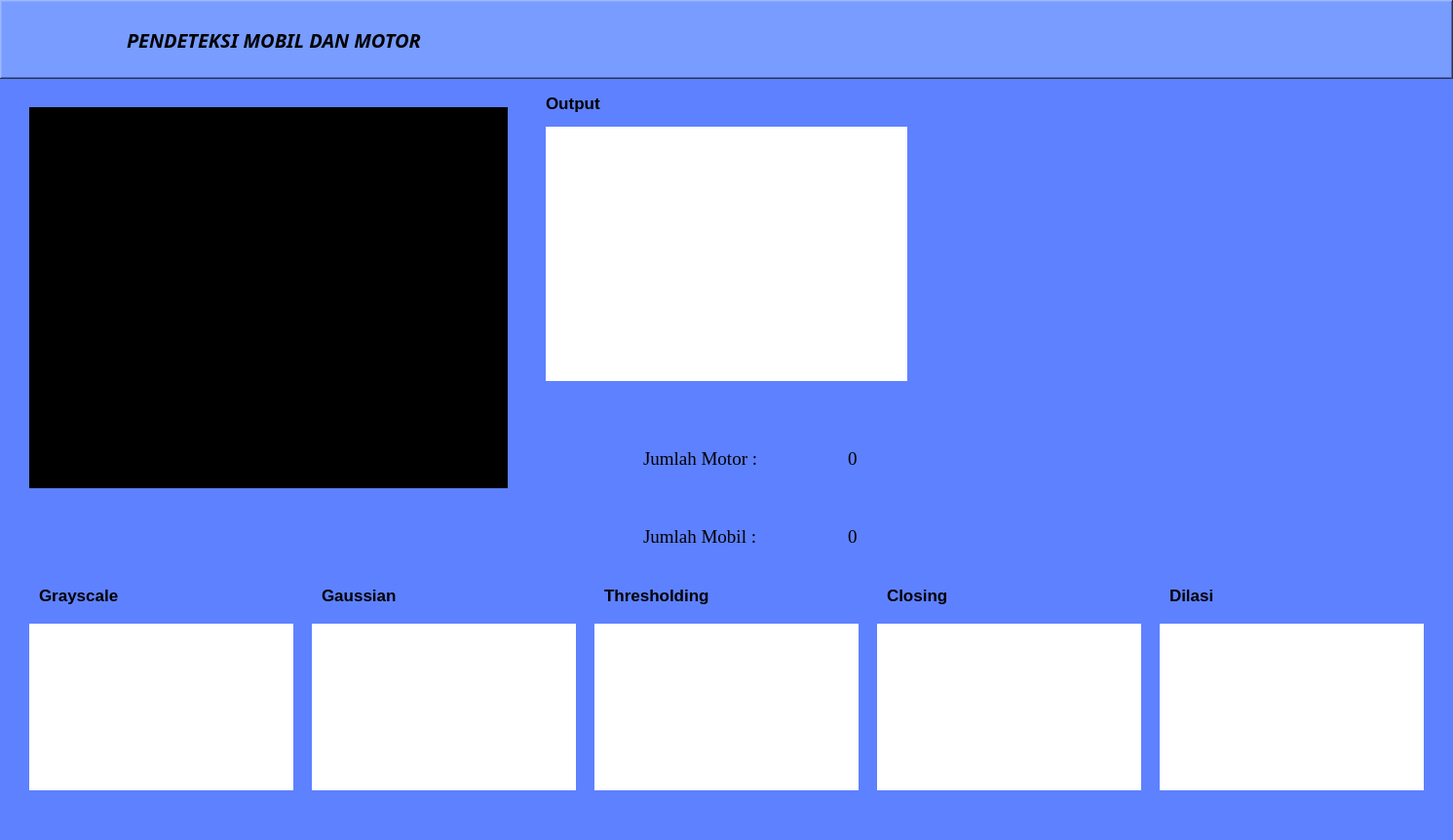
<?xml version="1.0" encoding="UTF-8"?>
<ui version="4.0">
 <class>MainWindow</class>
 <widget class="QMainWindow" name="MainWindow">
  <property name="geometry">
   <rect>
    <x>0</x>
    <y>0</y>
    <width>1491</width>
    <height>862</height>
   </rect>
  </property>
  <property name="windowTitle">
   <string>MainWindow</string>
  </property>
  <property name="styleSheet">
   <string notr="true">background-color: rgb(94, 129, 255);</string>
  </property>
  <widget class="QWidget" name="centralwidget">
   <widget class="QLabel" name="label">
    <property name="geometry">
     <rect>
      <x>30</x>
      <y>110</y>
      <width>491</width>
      <height>391</height>
     </rect>
    </property>
    <property name="styleSheet">
     <string notr="true">background:rgb(0, 0, 0)</string>
    </property>
    <property name="frameShape">
     <enum>QFrame::NoFrame</enum>
    </property>
    <property name="text">
     <string/>
    </property>
    <property name="pixmap">
     <pixmap>icon/video_100px.png</pixmap>
    </property>
    <property name="alignment">
     <set>Qt::AlignCenter</set>
    </property>
   </widget>
   <widget class="QLabel" name="label_3">
    <property name="geometry">
     <rect>
      <x>560</x>
      <y>85</y>
      <width>211</width>
      <height>41</height>
     </rect>
    </property>
    <property name="font">
     <font>
      <pointsize>13</pointsize>
      <weight>75</weight>
      <italic>false</italic>
      <bold>true</bold>
     </font>
    </property>
    <property name="styleSheet">
     <string notr="true">color:rgb(0, 255-255, 0)</string>
    </property>
    <property name="text">
     <string>Output</string>
    </property>
   </widget>
   <widget class="QLabel" name="label_2">
    <property name="geometry">
     <rect>
      <x>560</x>
      <y>130</y>
      <width>371</width>
      <height>261</height>
     </rect>
    </property>
    <property name="styleSheet">
     <string notr="true">background:rgb(255, 255, 255)</string>
    </property>
    <property name="frameShape">
     <enum>QFrame::NoFrame</enum>
    </property>
    <property name="text">
     <string/>
    </property>
    <property name="pixmap">
     <pixmap>icon/picture_filled_100px.png</pixmap>
    </property>
    <property name="alignment">
     <set>Qt::AlignCenter</set>
    </property>
   </widget>
   <widget class="QLabel" name="label_7">
    <property name="geometry">
     <rect>
      <x>660</x>
      <y>520</y>
      <width>171</width>
      <height>61</height>
     </rect>
    </property>
    <property name="font">
     <font>
      <family>Times New Roman</family>
      <pointsize>14</pointsize>
      <weight>9</weight>
      <italic>false</italic>
      <bold>false</bold>
     </font>
    </property>
    <property name="styleSheet">
     <string notr="true">font: 75 14pt &quot;Times New Roman&quot;;</string>
    </property>
    <property name="text">
     <string>Jumlah Mobil :</string>
    </property>
   </widget>
   <widget class="QLabel" name="label_8">
    <property name="geometry">
     <rect>
      <x>660</x>
      <y>440</y>
      <width>171</width>
      <height>61</height>
     </rect>
    </property>
    <property name="font">
     <font>
      <family>Times New Roman</family>
      <pointsize>14</pointsize>
      <weight>9</weight>
      <italic>false</italic>
      <bold>false</bold>
      <underline>false</underline>
      <strikeout>false</strikeout>
      <stylestrategy>PreferDefault</stylestrategy>
     </font>
    </property>
    <property name="mouseTracking">
     <bool>true</bool>
    </property>
    <property name="styleSheet">
     <string notr="true">font: 75 14pt &quot;Times New Roman&quot;;</string>
    </property>
    <property name="text">
     <string>Jumlah Motor :</string>
    </property>
   </widget>
   <widget class="QLabel" name="label_9">
    <property name="geometry">
     <rect>
      <x>870</x>
      <y>440</y>
      <width>161</width>
      <height>61</height>
     </rect>
    </property>
    <property name="font">
     <font>
      <family>Times New Roman</family>
      <pointsize>14</pointsize>
      <weight>9</weight>
      <italic>false</italic>
      <bold>false</bold>
     </font>
    </property>
    <property name="styleSheet">
     <string notr="true">font: 75 14pt &quot;Times New Roman&quot;;</string>
    </property>
    <property name="text">
     <string>0</string>
    </property>
   </widget>
   <widget class="QLabel" name="label_10">
    <property name="geometry">
     <rect>
      <x>870</x>
      <y>520</y>
      <width>161</width>
      <height>61</height>
     </rect>
    </property>
    <property name="font">
     <font>
      <family>Times New Roman</family>
      <pointsize>14</pointsize>
      <weight>9</weight>
      <italic>false</italic>
      <bold>false</bold>
     </font>
    </property>
    <property name="styleSheet">
     <string notr="true">font: 75 14pt &quot;Times New Roman&quot;;</string>
    </property>
    <property name="text">
     <string>0</string>
    </property>
   </widget>
   <widget class="QFrame" name="frame">
    <property name="geometry">
     <rect>
      <x>560</x>
      <y>130</y>
      <width>371</width>
      <height>261</height>
     </rect>
    </property>
    <property name="styleSheet">
     <string notr="true">background:rgb(255, 255, 255)</string>
    </property>
    <property name="frameShape">
     <enum>QFrame::WinPanel</enum>
    </property>
    <property name="frameShadow">
     <enum>QFrame::Raised</enum>
    </property>
   </widget>
   <widget class="QFrame" name="frame_2">
    <property name="geometry">
     <rect>
      <x>0</x>
      <y>0</y>
      <width>1491</width>
      <height>81</height>
     </rect>
    </property>
    <property name="styleSheet">
     <string notr="true">background:rgb(120, 156, 255)</string>
    </property>
    <property name="frameShape">
     <enum>QFrame::WinPanel</enum>
    </property>
    <property name="frameShadow">
     <enum>QFrame::Raised</enum>
    </property>
    <widget class="QLabel" name="label_14">
     <property name="geometry">
      <rect>
       <x>130</x>
       <y>10</y>
       <width>521</width>
       <height>61</height>
      </rect>
     </property>
     <property name="font">
      <font>
       <family>Sitka Text</family>
       <pointsize>15</pointsize>
       <weight>75</weight>
       <italic>true</italic>
       <bold>true</bold>
       <underline>false</underline>
       <strikeout>false</strikeout>
       <stylestrategy>PreferDefault</stylestrategy>
      </font>
     </property>
     <property name="mouseTracking">
      <bool>true</bool>
     </property>
     <property name="styleSheet">
      <string notr="true">color:rgb(0, 0, 0)</string>
     </property>
     <property name="text">
      <string>PENDETEKSI MOBIL DAN MOTOR</string>
     </property>
    </widget>
    <widget class="QLabel" name="label_4">
     <property name="geometry">
      <rect>
       <x>40</x>
       <y>10</y>
       <width>51</width>
       <height>61</height>
      </rect>
     </property>
     <property name="text">
      <string/>
     </property>
     <property name="pixmap">
      <pixmap>pbo.png</pixmap>
     </property>
    </widget>
   </widget>
   <widget class="QLabel" name="label_5">
    <property name="geometry">
     <rect>
      <x>570</x>
      <y>440</y>
      <width>61</width>
      <height>61</height>
     </rect>
    </property>
    <property name="text">
     <string/>
    </property>
    <property name="pixmap">
     <pixmap>2.png</pixmap>
    </property>
   </widget>
   <widget class="QLabel" name="label_6">
    <property name="geometry">
     <rect>
      <x>570</x>
      <y>510</y>
      <width>61</width>
      <height>61</height>
     </rect>
    </property>
    <property name="text">
     <string/>
    </property>
    <property name="pixmap">
     <pixmap>1.png</pixmap>
    </property>
   </widget>
   <widget class="QLabel" name="label_11">
    <property name="geometry">
     <rect>
      <x>30</x>
      <y>640</y>
      <width>271</width>
      <height>171</height>
     </rect>
    </property>
    <property name="styleSheet">
     <string notr="true">background:rgb(255, 255, 255)</string>
    </property>
    <property name="frameShape">
     <enum>QFrame::NoFrame</enum>
    </property>
    <property name="text">
     <string/>
    </property>
    <property name="pixmap">
     <pixmap>icon/picture_filled_100px.png</pixmap>
    </property>
    <property name="alignment">
     <set>Qt::AlignCenter</set>
    </property>
   </widget>
   <widget class="QLabel" name="label_12">
    <property name="geometry">
     <rect>
      <x>320</x>
      <y>640</y>
      <width>271</width>
      <height>171</height>
     </rect>
    </property>
    <property name="styleSheet">
     <string notr="true">background:rgb(255, 255, 255)</string>
    </property>
    <property name="frameShape">
     <enum>QFrame::NoFrame</enum>
    </property>
    <property name="text">
     <string/>
    </property>
    <property name="pixmap">
     <pixmap>icon/picture_filled_100px.png</pixmap>
    </property>
    <property name="alignment">
     <set>Qt::AlignCenter</set>
    </property>
   </widget>
   <widget class="QLabel" name="label_13">
    <property name="geometry">
     <rect>
      <x>610</x>
      <y>640</y>
      <width>271</width>
      <height>171</height>
     </rect>
    </property>
    <property name="styleSheet">
     <string notr="true">background:rgb(255, 255, 255)</string>
    </property>
    <property name="frameShape">
     <enum>QFrame::NoFrame</enum>
    </property>
    <property name="text">
     <string/>
    </property>
    <property name="pixmap">
     <pixmap>icon/picture_filled_100px.png</pixmap>
    </property>
    <property name="alignment">
     <set>Qt::AlignCenter</set>
    </property>
   </widget>
   <widget class="QLabel" name="label_15">
    <property name="geometry">
     <rect>
      <x>900</x>
      <y>640</y>
      <width>271</width>
      <height>171</height>
     </rect>
    </property>
    <property name="styleSheet">
     <string notr="true">background:rgb(255, 255, 255)</string>
    </property>
    <property name="frameShape">
     <enum>QFrame::NoFrame</enum>
    </property>
    <property name="text">
     <string/>
    </property>
    <property name="pixmap">
     <pixmap>icon/picture_filled_100px.png</pixmap>
    </property>
    <property name="alignment">
     <set>Qt::AlignCenter</set>
    </property>
   </widget>
   <widget class="QLabel" name="label_16">
    <property name="geometry">
     <rect>
      <x>1190</x>
      <y>640</y>
      <width>271</width>
      <height>171</height>
     </rect>
    </property>
    <property name="styleSheet">
     <string notr="true">background:rgb(255, 255, 255)</string>
    </property>
    <property name="frameShape">
     <enum>QFrame::NoFrame</enum>
    </property>
    <property name="text">
     <string/>
    </property>
    <property name="pixmap">
     <pixmap>icon/picture_filled_100px.png</pixmap>
    </property>
    <property name="alignment">
     <set>Qt::AlignCenter</set>
    </property>
   </widget>
   <widget class="QLabel" name="label_17">
    <property name="geometry">
     <rect>
      <x>40</x>
      <y>590</y>
      <width>211</width>
      <height>41</height>
     </rect>
    </property>
    <property name="font">
     <font>
      <pointsize>13</pointsize>
      <weight>75</weight>
      <italic>false</italic>
      <bold>true</bold>
     </font>
    </property>
    <property name="styleSheet">
     <string notr="true">color:rgb(0, 255-255, 0)</string>
    </property>
    <property name="text">
     <string>Grayscale</string>
    </property>
   </widget>
   <widget class="QLabel" name="label_18">
    <property name="geometry">
     <rect>
      <x>330</x>
      <y>590</y>
      <width>211</width>
      <height>41</height>
     </rect>
    </property>
    <property name="font">
     <font>
      <pointsize>13</pointsize>
      <weight>75</weight>
      <italic>false</italic>
      <bold>true</bold>
     </font>
    </property>
    <property name="styleSheet">
     <string notr="true">color:rgb(0, 255-255, 0)</string>
    </property>
    <property name="text">
     <string>Gaussian</string>
    </property>
   </widget>
   <widget class="QLabel" name="label_19">
    <property name="geometry">
     <rect>
      <x>620</x>
      <y>590</y>
      <width>211</width>
      <height>41</height>
     </rect>
    </property>
    <property name="font">
     <font>
      <pointsize>13</pointsize>
      <weight>75</weight>
      <italic>false</italic>
      <bold>true</bold>
     </font>
    </property>
    <property name="styleSheet">
     <string notr="true">color:rgb(0, 255-255, 0)</string>
    </property>
    <property name="text">
     <string>Thresholding</string>
    </property>
   </widget>
   <widget class="QLabel" name="label_20">
    <property name="geometry">
     <rect>
      <x>910</x>
      <y>590</y>
      <width>211</width>
      <height>41</height>
     </rect>
    </property>
    <property name="font">
     <font>
      <pointsize>13</pointsize>
      <weight>75</weight>
      <italic>false</italic>
      <bold>true</bold>
     </font>
    </property>
    <property name="styleSheet">
     <string notr="true">color:rgb(0, 255-255, 0)</string>
    </property>
    <property name="text">
     <string>Closing</string>
    </property>
   </widget>
   <widget class="QLabel" name="label_21">
    <property name="geometry">
     <rect>
      <x>1200</x>
      <y>590</y>
      <width>211</width>
      <height>41</height>
     </rect>
    </property>
    <property name="font">
     <font>
      <pointsize>13</pointsize>
      <weight>75</weight>
      <italic>false</italic>
      <bold>true</bold>
     </font>
    </property>
    <property name="styleSheet">
     <string notr="true">color:rgb(0, 255-255, 0)</string>
    </property>
    <property name="text">
     <string>Dilasi</string>
    </property>
   </widget>
   <zorder>frame</zorder>
   <zorder>label</zorder>
   <zorder>label_3</zorder>
   <zorder>label_2</zorder>
   <zorder>label_7</zorder>
   <zorder>label_8</zorder>
   <zorder>label_9</zorder>
   <zorder>label_10</zorder>
   <zorder>frame_2</zorder>
   <zorder>label_5</zorder>
   <zorder>label_6</zorder>
   <zorder>label_11</zorder>
   <zorder>label_12</zorder>
   <zorder>label_13</zorder>
   <zorder>label_15</zorder>
   <zorder>label_16</zorder>
   <zorder>label_17</zorder>
   <zorder>label_18</zorder>
   <zorder>label_19</zorder>
   <zorder>label_20</zorder>
   <zorder>label_21</zorder>
  </widget>
  <widget class="QMenuBar" name="menubar">
   <property name="geometry">
    <rect>
     <x>0</x>
     <y>0</y>
     <width>1491</width>
     <height>22</height>
    </rect>
   </property>
  </widget>
  <widget class="QStatusBar" name="statusbar"/>
 </widget>
 <resources/>
 <connections/>
</ui>
